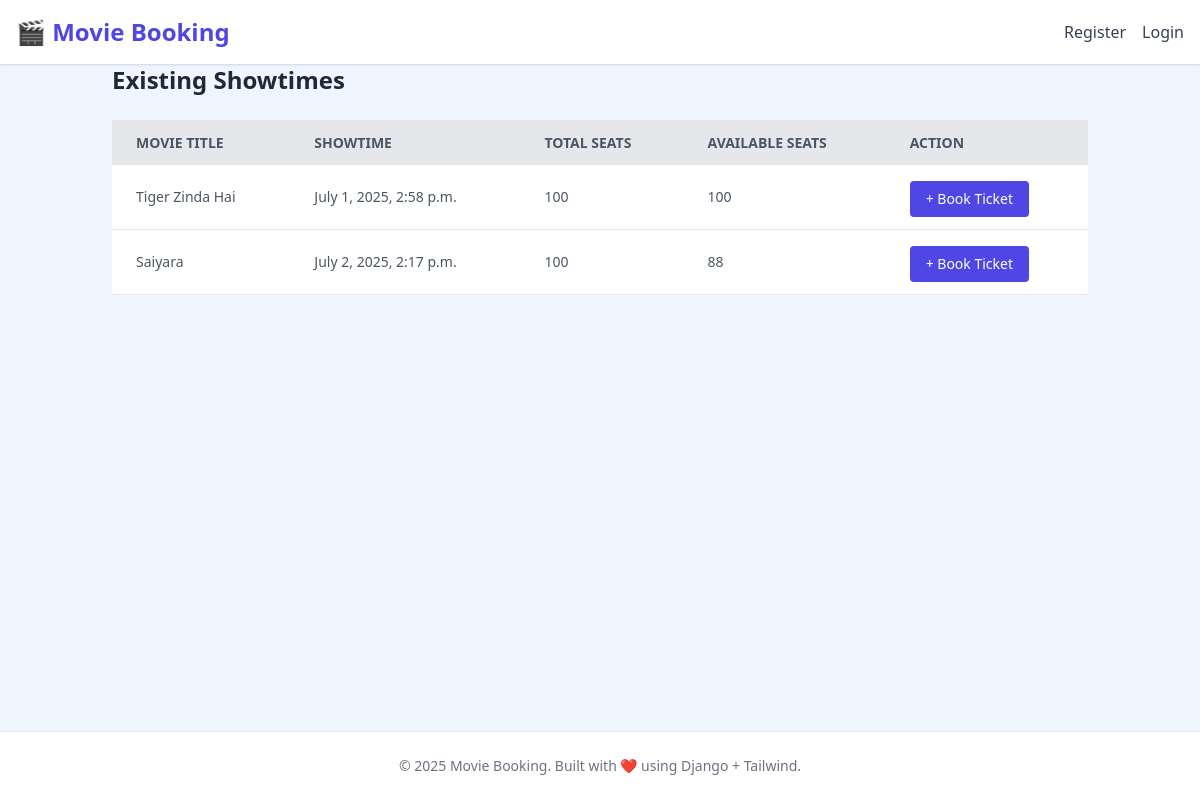
The app's page /showtimes/, older data.
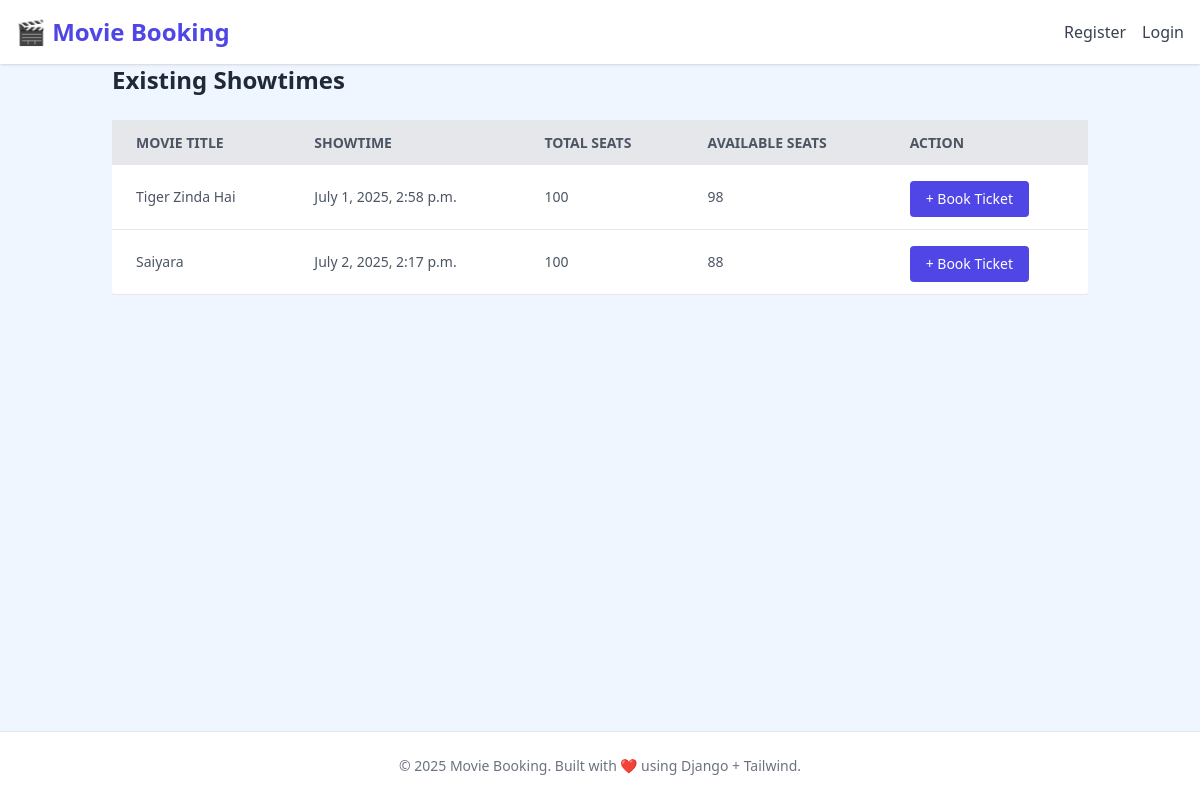
The same page, newer data.
### booking/models.py (models this page shows, shortened)
class Showtime(models.Model):
    movie = models.ForeignKey(Movie, on_delete=models.CASCADE)
    time = models.DateTimeField()
    total_seats = models.IntegerField(default=100)
    available_seats = models.IntegerField(default=100)

class Movie(models.Model):
    title = models.CharField(max_length=100)
    genre = models.CharField(max_length=50)
    director = models.CharField(max_length=100)
    cast=models.CharField(max_length=200, help_text="List of cast members")
    release_date = models.DateField()
    duration = models.IntegerField(help_text="Duration in minutes")
    poster = models.ImageField(upload_to='posters/', blank=True, null=True)
    watch_trailer = models.URLField(max_length=200, blank=True, null=True, help_text="YouTube or video trailer link")

### booking/views.py (the view, shortened to what this page needs)
# urls.py: path('showtimes/', views.showtime_list_create, name='showtime_list_create'),
def showtime_list_create(request):
    showtimes = Showtime.objects.select_related('movie').all().order_by('time')
    movies = Movie.objects.all()
    return render(request, 'movies/showtime.html', {
        'showtimes': showtimes,
        'movies': movies,
    })

### booking/templates/movies/showtime.html (shortened to what this page needs)
<!DOCTYPE html>
<html lang="en">
<head>
  <script src="https://cdn.tailwindcss.com"></script>
</head>
<body class="bg-blue-50 min-h-screen flex flex-col">
<header class="bg-white shadow p-4 flex justify-between items-center">
  <a href="/" class="text-2xl font-bold text-indigo-600">🎬 Movie Booking</a>
  <nav class="flex items-center space-x-4">
    {% if request.user.is_authenticated %}
      <form action="{% url 'logout' %}" method="POST" class="inline">
        {% csrf_token %}
        <button type="submit" class="text-red-600 hover:text-red-800 font-medium">Logout</button>
      </form>
    {% else %}
      <a href="/register" class="text-gray-700 hover:text-indigo-600 font-medium">Register</a>
      <a href="/login" class="text-gray-700 hover:text-indigo-600 font-medium">Login</a>
    {% endif %}
  </nav>
</header>
  <div class="container mx-auto px-6 mb-6 flex justify-between items-center">
    <h2 class="text-2xl font-bold text-gray-800">Existing Showtimes</h2>
  </div>
  <div class="container mx-auto px-6 mb-12">
    <div class="overflow-x-auto">
      <table class="min-w-full bg-white rounded shadow-md">
        <thead>
          <tr class="bg-gray-200 text-gray-600 uppercase text-sm leading-normal">
            <th class="py-3 px-6 text-left">Movie Title</th>
            <th class="py-3 px-6 text-left">Showtime</th>
            <th class="py-3 px-6 text-left">Total Seats</th>
            <th class="py-3 px-6 text-left">Available Seats</th>
            <th class="py-3 px-6 text-left">Action</th>
          </tr>
        </thead>
        <tbody class="text-gray-600 text-sm font-light">
          {% for showtime in showtimes %}
          <tr class="border-b border-gray-200 hover:bg-gray-100">
            <td class="py-3 px-6">{{ showtime.movie.title }}</td>
            <td class="py-3 px-6">{{ showtime.time }}</td>
            <td class="py-3 px-6">{{ showtime.total_seats }}</td>
            <td class="py-3 px-6">{{ showtime.available_seats }}</td>
            <td class="py-3 px-6 space-x-2">
              {% if request.user.is_authenticated and request.user.is_staff %}
              <a href="{% url 'edit-showtime' showtime.id %}"
                class="bg-yellow-500 text-white px-3 py-1 rounded hover:bg-yellow-600">Edit</a>
              <form method="post" action="{% url 'delete-showtime' showtime.id %}" style="display:inline;">
                {% csrf_token %}
                <button type="submit" class="bg-red-600 text-white px-3 py-1 rounded hover:bg-red-700"
                  onclick="return confirm('Are you sure you want to delete this showtime?');">
                  Delete
                </button>
              </form>
              {% else %}
              <a href="{% url 'booking_page' showtime.id %}"
                class="bg-indigo-600 text-white px-4 py-2 rounded hover:bg-indigo-700 mt-1 inline-block text-center">
                + Book Ticket
              </a>
              {% endif %}
            </td>
          </tr>
          {% empty %}
          <tr>
            <td colspan="5" class="text-center py-6 text-gray-500">No showtimes available.</td>
          </tr>
          {% endfor %}
        </tbody>
      </table>
    </div>
  </div>
  <footer class="bg-white text-center py-6 text-sm text-gray-500 border-t mt-auto">
    © 2025 Movie Booking. Built with ❤️ using Django + Tailwind.
  </footer>
</body>
</html>

Row changes from the older to the newer data that the page shows:
changed Showtime "July 1, 2025, 2:58 p.m.": available_seats "100" → "98"
